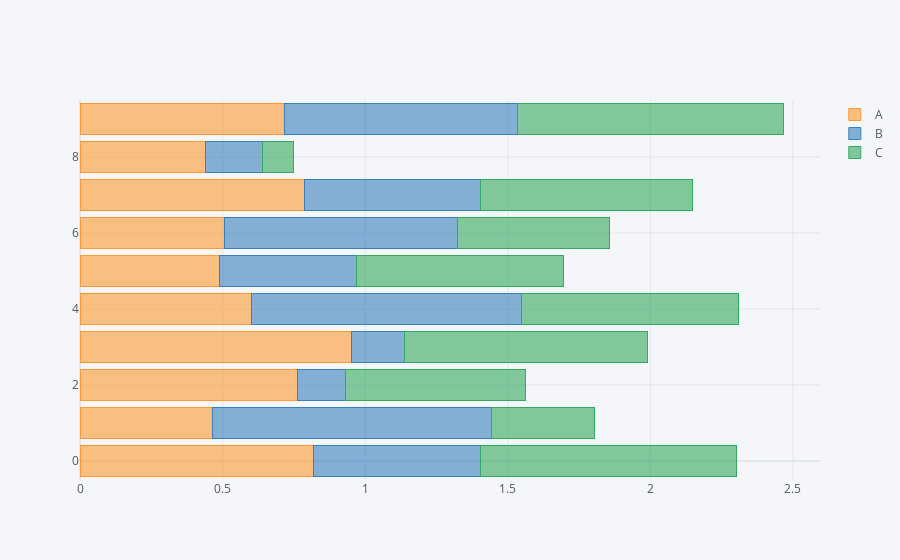

Notebook cell for this chart:
### Code cell
df.iplot(kind='barh', barmode='stack')

### Figure 1 — Plotly figure (JSON) as saved in the notebook; plotly's stock layout.template omitted (floating-point values rounded to 4 significant figures)
{"data": [{"marker": {"color": "rgba(255, 153, 51, 0.6)", "line": {"color": "rgba(255, 153, 51, 1.0)", "width": 1}}, "name": "A", "orientation": "h", "text": "", "type": "bar", "x": [0.8178, 0.4638, 0.7643, 0.9512, 0.6011, 0.4887, 0.507, 0.7878, 0.4408, 0.7167], "y": [0, 1, 2, 3, 4, 5, 6, 7, 8, 9]}, {"marker": {"color": "rgba(55, 128, 191, 0.6)", "line": {"color": "rgba(55, 128, 191, 1.0)", "width": 1}}, "name": "B", "orientation": "h", "text": "", "type": "bar", "x": [0.5862, 0.9789, 0.1658, 0.1877, 0.9479, 0.4814, 0.8183, 0.6168, 0.1988, 0.8186], "y": [0, 1, 2, 3, 4, 5, 6, 7, 8, 9]}, {"marker": {"color": "rgba(50, 171, 96, 0.6)", "line": {"color": "rgba(50, 171, 96, 1.0)", "width": 1}}, "name": "C", "orientation": "h", "text": "", "type": "bar", "x": [0.8975, 0.3608, 0.6313, 0.8522, 0.7612, 0.7262, 0.5302, 0.7444, 0.1085, 0.9298], "y": [0, 1, 2, 3, 4, 5, 6, 7, 8, 9]}], "layout": {"barmode": "stack", "legend": {"bgcolor": "#F5F6F9", "font": {"color": "#4D5663"}, "traceorder": "normal"}, "paper_bgcolor": "#F5F6F9", "plot_bgcolor": "#F5F6F9", "title": {"font": {"color": "#4D5663"}}, "xaxis": {"gridcolor": "#E1E5ED", "showgrid": true, "tickfont": {"color": "#4D5663"}, "title": {"font": {"color": "#4D5663"}, "text": ""}, "zerolinecolor": "#E1E5ED"}, "yaxis": {"gridcolor": "#E1E5ED", "showgrid": true, "tickfont": {"color": "#4D5663"}, "title": {"font": {"color": "#4D5663"}, "text": ""}, "zerolinecolor": "#E1E5ED"}}}
